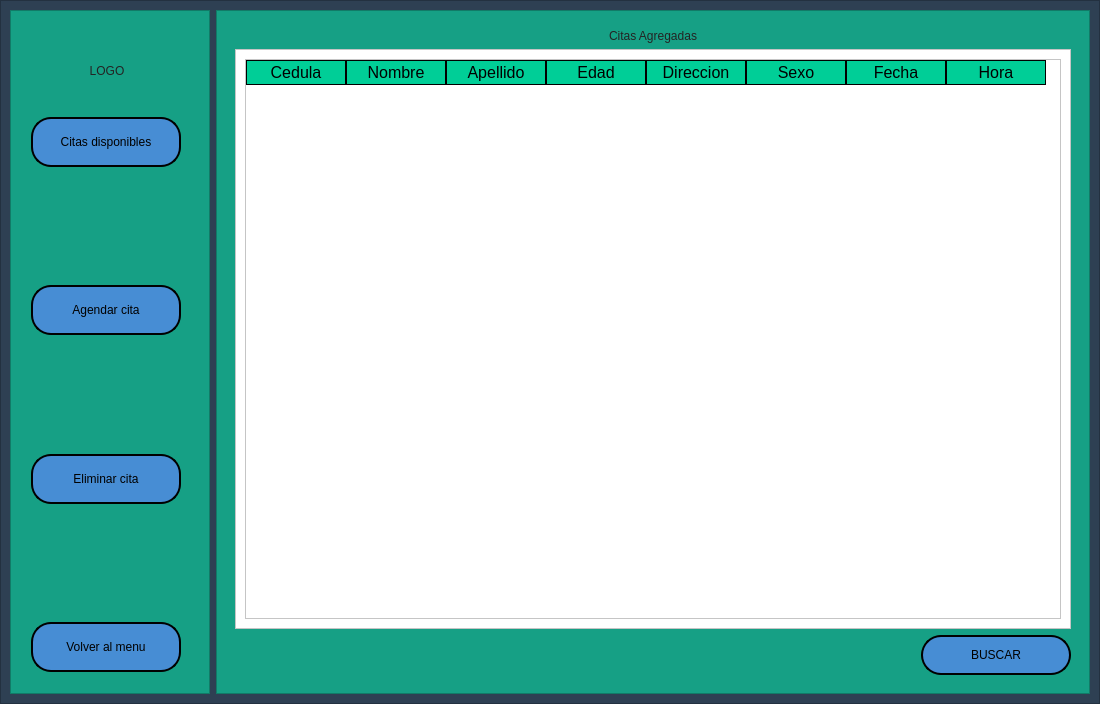
<?xml version="1.0" encoding="UTF-8"?>
<ui version="4.0">
 <class>registrocitas</class>
 <widget class="QMainWindow" name="registrocitas">
  <property name="geometry">
   <rect>
    <x>0</x>
    <y>0</y>
    <width>1100</width>
    <height>704</height>
   </rect>
  </property>
  <property name="windowTitle">
   <string>MainWindow</string>
  </property>
  <widget class="QWidget" name="centralwidget">
   <layout class="QVBoxLayout" name="verticalLayout">
    <property name="spacing">
     <number>0</number>
    </property>
    <property name="leftMargin">
     <number>0</number>
    </property>
    <property name="topMargin">
     <number>0</number>
    </property>
    <property name="rightMargin">
     <number>0</number>
    </property>
    <property name="bottomMargin">
     <number>0</number>
    </property>
    <item>
     <widget class="QFrame" name="frame">
      <property name="styleSheet">
       <string notr="true">QFrame{
background-color:#2E4053;
	font: 12pt &quot;Microsoft Sans Serif&quot;;
}
QLineEdit{
border-radius:20px;
}
QPushButton{
border-radius:20px;
	background-color: rgb(71, 141, 212);
border:2px solid  rgb(0, 0, 0);
font: 87 11pt &quot;Arial Black&quot;;
}
QPushButton:hover{
	background-color: rgb(170, 170, 255);
}
QLabel{
	font: 87 12pt &quot;Arial Black&quot;;
color:rgb(35, 35, 35);
}</string>
      </property>
      <property name="frameShape">
       <enum>QFrame::StyledPanel</enum>
      </property>
      <property name="frameShadow">
       <enum>QFrame::Raised</enum>
      </property>
      <layout class="QHBoxLayout" name="horizontalLayout">
       <item>
        <widget class="QFrame" name="control_citas">
         <property name="minimumSize">
          <size>
           <width>200</width>
           <height>0</height>
          </size>
         </property>
         <property name="maximumSize">
          <size>
           <width>200</width>
           <height>16777215</height>
          </size>
         </property>
         <property name="styleSheet">
          <string notr="true">QFrame{
background-color:#16A085;
}</string>
         </property>
         <property name="frameShape">
          <enum>QFrame::StyledPanel</enum>
         </property>
         <property name="frameShadow">
          <enum>QFrame::Raised</enum>
         </property>
         <widget class="QWidget" name="layoutWidget">
          <property name="geometry">
           <rect>
            <x>21</x>
            <y>21</y>
            <width>152</width>
            <height>641</height>
           </rect>
          </property>
          <layout class="QVBoxLayout" name="verticalLayout_3">
           <item>
            <widget class="QLabel" name="logo">
             <property name="minimumSize">
              <size>
               <width>0</width>
               <height>80</height>
              </size>
             </property>
             <property name="text">
              <string>LOGO</string>
             </property>
             <property name="alignment">
              <set>Qt::AlignCenter</set>
             </property>
            </widget>
           </item>
           <item>
            <widget class="QPushButton" name="btn_citas">
             <property name="minimumSize">
              <size>
               <width>150</width>
               <height>50</height>
              </size>
             </property>
             <property name="maximumSize">
              <size>
               <width>150</width>
               <height>50</height>
              </size>
             </property>
             <property name="text">
              <string>Citas disponibles</string>
             </property>
            </widget>
           </item>
           <item>
            <spacer name="verticalSpacer">
             <property name="orientation">
              <enum>Qt::Vertical</enum>
             </property>
             <property name="sizeHint" stdset="0">
              <size>
               <width>20</width>
               <height>40</height>
              </size>
             </property>
            </spacer>
           </item>
           <item>
            <widget class="QPushButton" name="btn_agg_cita">
             <property name="minimumSize">
              <size>
               <width>150</width>
               <height>50</height>
              </size>
             </property>
             <property name="maximumSize">
              <size>
               <width>150</width>
               <height>50</height>
              </size>
             </property>
             <property name="text">
              <string>Agendar cita</string>
             </property>
            </widget>
           </item>
           <item>
            <spacer name="verticalSpacer_2">
             <property name="orientation">
              <enum>Qt::Vertical</enum>
             </property>
             <property name="sizeHint" stdset="0">
              <size>
               <width>20</width>
               <height>40</height>
              </size>
             </property>
            </spacer>
           </item>
           <item>
            <widget class="QPushButton" name="btn_borrar">
             <property name="minimumSize">
              <size>
               <width>150</width>
               <height>50</height>
              </size>
             </property>
             <property name="maximumSize">
              <size>
               <width>150</width>
               <height>50</height>
              </size>
             </property>
             <property name="text">
              <string>Eliminar cita</string>
             </property>
            </widget>
           </item>
           <item>
            <spacer name="verticalSpacer_4">
             <property name="orientation">
              <enum>Qt::Vertical</enum>
             </property>
             <property name="sizeHint" stdset="0">
              <size>
               <width>20</width>
               <height>40</height>
              </size>
             </property>
            </spacer>
           </item>
           <item>
            <widget class="QPushButton" name="btn_back">
             <property name="minimumSize">
              <size>
               <width>150</width>
               <height>50</height>
              </size>
             </property>
             <property name="maximumSize">
              <size>
               <width>150</width>
               <height>50</height>
              </size>
             </property>
             <property name="text">
              <string>Volver al menu</string>
             </property>
            </widget>
           </item>
          </layout>
         </widget>
        </widget>
       </item>
       <item>
        <widget class="QFrame" name="contenido_citas">
         <property name="styleSheet">
          <string notr="true">QFrame{
background-color:#16A085;
}
</string>
         </property>
         <property name="frameShape">
          <enum>QFrame::StyledPanel</enum>
         </property>
         <property name="frameShadow">
          <enum>QFrame::Raised</enum>
         </property>
         <layout class="QHBoxLayout" name="horizontalLayout_2">
          <item>
           <widget class="QStackedWidget" name="stackedWidget">
            <property name="minimumSize">
             <size>
              <width>0</width>
              <height>0</height>
             </size>
            </property>
            <property name="currentIndex">
             <number>0</number>
            </property>
            <widget class="QWidget" name="tabla_citas">
             <layout class="QVBoxLayout" name="verticalLayout_2">
              <item>
               <layout class="QHBoxLayout" name="horizontalLayout_3" stretch="1">
                <item>
                 <widget class="QLabel" name="title">
                  <property name="text">
                   <string>Citas Agregadas</string>
                  </property>
                  <property name="alignment">
                   <set>Qt::AlignCenter</set>
                  </property>
                 </widget>
                </item>
               </layout>
              </item>
              <item>
               <widget class="QFrame" name="frame_4">
                <property name="styleSheet">
                 <string notr="true">QTableWidget{
background-color:rgb(255, 255, 255);
color:rgb(0,0,0);
gridline-color:rgb(0,206,151);
font-size:12pt;
color:#000000;
}
QHeaderView::section{
background-color:rgb(0,206,151);
border:1px solid rgb(0,0,0);
font-size:12pt;
}
QTbaleWidget QTableCornerButton::section{
background-color:rgb(0,0,0);
border:1px solid  rgb(0,206,151);
}
QFrame{
background-color:white;
}</string>
                </property>
                <property name="frameShape">
                 <enum>QFrame::StyledPanel</enum>
                </property>
                <property name="frameShadow">
                 <enum>QFrame::Raised</enum>
                </property>
                <layout class="QHBoxLayout" name="horizontalLayout_12">
                 <item>
                  <widget class="QTableWidget" name="tabla_cita">
                   <column>
                    <property name="text">
                     <string>Cedula</string>
                    </property>
                   </column>
                   <column>
                    <property name="text">
                     <string>Nombre</string>
                    </property>
                   </column>
                   <column>
                    <property name="text">
                     <string>Apellido</string>
                    </property>
                   </column>
                   <column>
                    <property name="text">
                     <string>Edad</string>
                    </property>
                   </column>
                   <column>
                    <property name="text">
                     <string>Direccion</string>
                    </property>
                   </column>
                   <column>
                    <property name="text">
                     <string>Sexo</string>
                    </property>
                   </column>
                   <column>
                    <property name="text">
                     <string>Fecha</string>
                    </property>
                   </column>
                   <column>
                    <property name="text">
                     <string>Hora</string>
                    </property>
                   </column>
                  </widget>
                 </item>
                </layout>
               </widget>
              </item>
              <item>
               <layout class="QHBoxLayout" name="horizontalLayout_9">
                <item>
                 <spacer name="horizontalSpacer_8">
                  <property name="orientation">
                   <enum>Qt::Horizontal</enum>
                  </property>
                  <property name="sizeHint" stdset="0">
                   <size>
                    <width>40</width>
                    <height>20</height>
                   </size>
                  </property>
                 </spacer>
                </item>
                <item>
                 <widget class="QPushButton" name="btn_refresh">
                  <property name="minimumSize">
                   <size>
                    <width>150</width>
                    <height>40</height>
                   </size>
                  </property>
                  <property name="maximumSize">
                   <size>
                    <width>150</width>
                    <height>40</height>
                   </size>
                  </property>
                  <property name="text">
                   <string>BUSCAR</string>
                  </property>
                 </widget>
                </item>
               </layout>
              </item>
             </layout>
            </widget>
            <widget class="QWidget" name="agg_cita">
             <layout class="QVBoxLayout" name="verticalLayout_7">
              <item>
               <layout class="QHBoxLayout" name="horizontalLayout_4">
                <item>
                 <widget class="QLabel" name="title_2">
                  <property name="text">
                   <string>Agendar cita</string>
                  </property>
                 </widget>
                </item>
                <item>
                 <spacer name="horizontalSpacer_2">
                  <property name="orientation">
                   <enum>Qt::Horizontal</enum>
                  </property>
                  <property name="sizeHint" stdset="0">
                   <size>
                    <width>40</width>
                    <height>20</height>
                   </size>
                  </property>
                 </spacer>
                </item>
                <item>
                 <widget class="QLineEdit" name="in_busqueda_2">
                  <property name="minimumSize">
                   <size>
                    <width>200</width>
                    <height>40</height>
                   </size>
                  </property>
                  <property name="maximumSize">
                   <size>
                    <width>16777215</width>
                    <height>40</height>
                   </size>
                  </property>
                 </widget>
                </item>
                <item>
                 <widget class="QPushButton" name="btn_buscar_2">
                  <property name="minimumSize">
                   <size>
                    <width>80</width>
                    <height>40</height>
                   </size>
                  </property>
                  <property name="maximumSize">
                   <size>
                    <width>80</width>
                    <height>40</height>
                   </size>
                  </property>
                  <property name="text">
                   <string>Buscar</string>
                  </property>
                 </widget>
                </item>
               </layout>
              </item>
              <item>
               <spacer name="verticalSpacer_6">
                <property name="orientation">
                 <enum>Qt::Vertical</enum>
                </property>
                <property name="sizeType">
                 <enum>QSizePolicy::Maximum</enum>
                </property>
                <property name="sizeHint" stdset="0">
                 <size>
                  <width>20</width>
                  <height>18</height>
                 </size>
                </property>
               </spacer>
              </item>
              <item>
               <layout class="QHBoxLayout" name="horizontalLayout_6">
                <item>
                 <layout class="QVBoxLayout" name="verticalLayout_6">
                  <item>
                   <layout class="QHBoxLayout" name="horizontalLayout_8">
                    <item>
                     <widget class="QLabel" name="lbl_name">
                      <property name="text">
                       <string>Nombre:</string>
                      </property>
                     </widget>
                    </item>
                    <item>
                     <widget class="QLineEdit" name="in_name">
                      <property name="minimumSize">
                       <size>
                        <width>250</width>
                        <height>40</height>
                       </size>
                      </property>
                      <property name="maximumSize">
                       <size>
                        <width>250</width>
                        <height>40</height>
                       </size>
                      </property>
                     </widget>
                    </item>
                   </layout>
                  </item>
                  <item>
                   <layout class="QHBoxLayout" name="horizontalLayout_7">
                    <item>
                     <widget class="QLabel" name="lbl_apell">
                      <property name="text">
                       <string>Apellido:</string>
                      </property>
                     </widget>
                    </item>
                    <item>
                     <widget class="QLineEdit" name="in_apell">
                      <property name="minimumSize">
                       <size>
                        <width>250</width>
                        <height>40</height>
                       </size>
                      </property>
                      <property name="maximumSize">
                       <size>
                        <width>250</width>
                        <height>40</height>
                       </size>
                      </property>
                     </widget>
                    </item>
                   </layout>
                  </item>
                 </layout>
                </item>
                <item>
                 <spacer name="horizontalSpacer_4">
                  <property name="orientation">
                   <enum>Qt::Horizontal</enum>
                  </property>
                  <property name="sizeHint" stdset="0">
                   <size>
                    <width>238</width>
                    <height>20</height>
                   </size>
                  </property>
                 </spacer>
                </item>
                <item>
                 <layout class="QVBoxLayout" name="verticalLayout_4">
                  <item>
                   <widget class="QLabel" name="lbl_time">
                    <property name="text">
                     <string>Seleccione la hora</string>
                    </property>
                   </widget>
                  </item>
                  <item>
                   <widget class="QTimeEdit" name="hora">
                    <property name="minimumSize">
                     <size>
                      <width>150</width>
                      <height>50</height>
                     </size>
                    </property>
                    <property name="maximumSize">
                     <size>
                      <width>150</width>
                      <height>16777215</height>
                     </size>
                    </property>
                   </widget>
                  </item>
                 </layout>
                </item>
                <item>
                 <spacer name="horizontalSpacer_7">
                  <property name="orientation">
                   <enum>Qt::Horizontal</enum>
                  </property>
                  <property name="sizeHint" stdset="0">
                   <size>
                    <width>38</width>
                    <height>20</height>
                   </size>
                  </property>
                 </spacer>
                </item>
               </layout>
              </item>
              <item>
               <spacer name="verticalSpacer_10">
                <property name="orientation">
                 <enum>Qt::Vertical</enum>
                </property>
                <property name="sizeHint" stdset="0">
                 <size>
                  <width>20</width>
                  <height>40</height>
                 </size>
                </property>
               </spacer>
              </item>
              <item>
               <widget class="QLabel" name="lbl_fecha">
                <property name="minimumSize">
                 <size>
                  <width>300</width>
                  <height>40</height>
                 </size>
                </property>
                <property name="maximumSize">
                 <size>
                  <width>300</width>
                  <height>40</height>
                 </size>
                </property>
                <property name="text">
                 <string>Seleccione la fecha de la cita</string>
                </property>
                <property name="alignment">
                 <set>Qt::AlignCenter</set>
                </property>
               </widget>
              </item>
              <item>
               <widget class="QFrame" name="frame_2">
                <property name="minimumSize">
                 <size>
                  <width>650</width>
                  <height>320</height>
                 </size>
                </property>
                <property name="maximumSize">
                 <size>
                  <width>650</width>
                  <height>320</height>
                 </size>
                </property>
                <property name="styleSheet">
                 <string notr="true">QFrame{
background-color:white;
}</string>
                </property>
                <property name="frameShape">
                 <enum>QFrame::StyledPanel</enum>
                </property>
                <property name="frameShadow">
                 <enum>QFrame::Raised</enum>
                </property>
                <layout class="QVBoxLayout" name="verticalLayout_10">
                 <item>
                  <widget class="QCalendarWidget" name="fecha">
                   <property name="minimumSize">
                    <size>
                     <width>630</width>
                     <height>300</height>
                    </size>
                   </property>
                   <property name="maximumSize">
                    <size>
                     <width>630</width>
                     <height>300</height>
                    </size>
                   </property>
                   <property name="styleSheet">
                    <string notr="true"/>
                   </property>
                   <property name="gridVisible">
                    <bool>true</bool>
                   </property>
                   <property name="horizontalHeaderFormat">
                    <enum>QCalendarWidget::LongDayNames</enum>
                   </property>
                   <property name="verticalHeaderFormat">
                    <enum>QCalendarWidget::NoVerticalHeader</enum>
                   </property>
                   <property name="navigationBarVisible">
                    <bool>true</bool>
                   </property>
                   <property name="dateEditEnabled">
                    <bool>true</bool>
                   </property>
                  </widget>
                 </item>
                </layout>
               </widget>
              </item>
              <item>
               <spacer name="verticalSpacer_9">
                <property name="orientation">
                 <enum>Qt::Vertical</enum>
                </property>
                <property name="sizeHint" stdset="0">
                 <size>
                  <width>17</width>
                  <height>12</height>
                 </size>
                </property>
               </spacer>
              </item>
              <item>
               <layout class="QHBoxLayout" name="horizontalLayout_5">
                <item>
                 <widget class="QPushButton" name="btn_edit">
                  <property name="minimumSize">
                   <size>
                    <width>120</width>
                    <height>40</height>
                   </size>
                  </property>
                  <property name="maximumSize">
                   <size>
                    <width>120</width>
                    <height>40</height>
                   </size>
                  </property>
                  <property name="text">
                   <string>Editar cita</string>
                  </property>
                 </widget>
                </item>
                <item>
                 <spacer name="horizontalSpacer_3">
                  <property name="orientation">
                   <enum>Qt::Horizontal</enum>
                  </property>
                  <property name="sizeHint" stdset="0">
                   <size>
                    <width>558</width>
                    <height>20</height>
                   </size>
                  </property>
                 </spacer>
                </item>
                <item>
                 <widget class="QPushButton" name="btn_agg">
                  <property name="minimumSize">
                   <size>
                    <width>120</width>
                    <height>40</height>
                   </size>
                  </property>
                  <property name="maximumSize">
                   <size>
                    <width>120</width>
                    <height>40</height>
                   </size>
                  </property>
                  <property name="text">
                   <string>Agendar</string>
                  </property>
                 </widget>
                </item>
               </layout>
              </item>
             </layout>
            </widget>
            <widget class="QWidget" name="delete_cita">
             <layout class="QVBoxLayout" name="verticalLayout_9">
              <item>
               <layout class="QHBoxLayout" name="horizontalLayout_10">
                <item>
                 <widget class="QLabel" name="title_3">
                  <property name="text">
                   <string>Eliminar cita</string>
                  </property>
                 </widget>
                </item>
                <item>
                 <spacer name="horizontalSpacer_5">
                  <property name="orientation">
                   <enum>Qt::Horizontal</enum>
                  </property>
                  <property name="sizeHint" stdset="0">
                   <size>
                    <width>40</width>
                    <height>20</height>
                   </size>
                  </property>
                 </spacer>
                </item>
                <item>
                 <widget class="QLineEdit" name="in_busqueda_3">
                  <property name="minimumSize">
                   <size>
                    <width>200</width>
                    <height>40</height>
                   </size>
                  </property>
                  <property name="maximumSize">
                   <size>
                    <width>16777215</width>
                    <height>40</height>
                   </size>
                  </property>
                 </widget>
                </item>
                <item>
                 <widget class="QPushButton" name="btn_buscar_3">
                  <property name="minimumSize">
                   <size>
                    <width>80</width>
                    <height>40</height>
                   </size>
                  </property>
                  <property name="maximumSize">
                   <size>
                    <width>80</width>
                    <height>40</height>
                   </size>
                  </property>
                  <property name="text">
                   <string>Buscar</string>
                  </property>
                 </widget>
                </item>
               </layout>
              </item>
              <item>
               <spacer name="verticalSpacer_7">
                <property name="orientation">
                 <enum>Qt::Vertical</enum>
                </property>
                <property name="sizeHint" stdset="0">
                 <size>
                  <width>20</width>
                  <height>107</height>
                 </size>
                </property>
               </spacer>
              </item>
              <item>
               <widget class="QFrame" name="frame_3">
                <property name="minimumSize">
                 <size>
                  <width>0</width>
                  <height>325</height>
                 </size>
                </property>
                <property name="maximumSize">
                 <size>
                  <width>16777215</width>
                  <height>325</height>
                 </size>
                </property>
                <property name="styleSheet">
                 <string notr="true">QTableWidget{
background-color:rgb(255, 255, 255);
color:rgb(0,0,0);
gridline-color:rgb(0,206,151);
font-size:12pt;
color:#000000;
}
QHeaderView::section{
background-color:rgb(0,206,151);
border:1px solid rgb(0,0,0);
font-size:12pt;
}
QTbaleWidget QTableCornerButton::section{
background-color:rgb(0,0,0);
border:1px solid  rgb(0,206,151);

}QFrame{
background-color:white;
}</string>
                </property>
                <property name="frameShape">
                 <enum>QFrame::StyledPanel</enum>
                </property>
                <property name="frameShadow">
                 <enum>QFrame::Raised</enum>
                </property>
                <layout class="QVBoxLayout" name="verticalLayout_5">
                 <item>
                  <widget class="QTableWidget" name="tabla_citas_delete">
                   <property name="minimumSize">
                    <size>
                     <width>0</width>
                     <height>300</height>
                    </size>
                   </property>
                   <property name="maximumSize">
                    <size>
                     <width>16777215</width>
                     <height>300</height>
                    </size>
                   </property>
                   <column>
                    <property name="text">
                     <string>Cedula</string>
                    </property>
                   </column>
                   <column>
                    <property name="text">
                     <string>Nombre</string>
                    </property>
                   </column>
                   <column>
                    <property name="text">
                     <string>Apellido</string>
                    </property>
                   </column>
                   <column>
                    <property name="text">
                     <string>Edad</string>
                    </property>
                   </column>
                   <column>
                    <property name="text">
                     <string>Direccion</string>
                    </property>
                   </column>
                   <column>
                    <property name="text">
                     <string>Sexo</string>
                    </property>
                   </column>
                   <column>
                    <property name="text">
                     <string>Fecha</string>
                    </property>
                   </column>
                   <column>
                    <property name="text">
                     <string>Hora</string>
                    </property>
                   </column>
                  </widget>
                 </item>
                </layout>
               </widget>
              </item>
              <item>
               <spacer name="verticalSpacer_8">
                <property name="orientation">
                 <enum>Qt::Vertical</enum>
                </property>
                <property name="sizeHint" stdset="0">
                 <size>
                  <width>20</width>
                  <height>106</height>
                 </size>
                </property>
               </spacer>
              </item>
              <item>
               <layout class="QHBoxLayout" name="horizontalLayout_11">
                <item>
                 <spacer name="horizontalSpacer_6">
                  <property name="orientation">
                   <enum>Qt::Horizontal</enum>
                  </property>
                  <property name="sizeHint" stdset="0">
                   <size>
                    <width>588</width>
                    <height>20</height>
                   </size>
                  </property>
                 </spacer>
                </item>
                <item>
                 <widget class="QPushButton" name="btn_delete">
                  <property name="minimumSize">
                   <size>
                    <width>120</width>
                    <height>40</height>
                   </size>
                  </property>
                  <property name="maximumSize">
                   <size>
                    <width>120</width>
                    <height>40</height>
                   </size>
                  </property>
                  <property name="text">
                   <string>Delete</string>
                  </property>
                 </widget>
                </item>
               </layout>
              </item>
             </layout>
            </widget>
           </widget>
          </item>
         </layout>
        </widget>
       </item>
      </layout>
     </widget>
    </item>
   </layout>
  </widget>
 </widget>
 <resources/>
 <connections/>
</ui>
